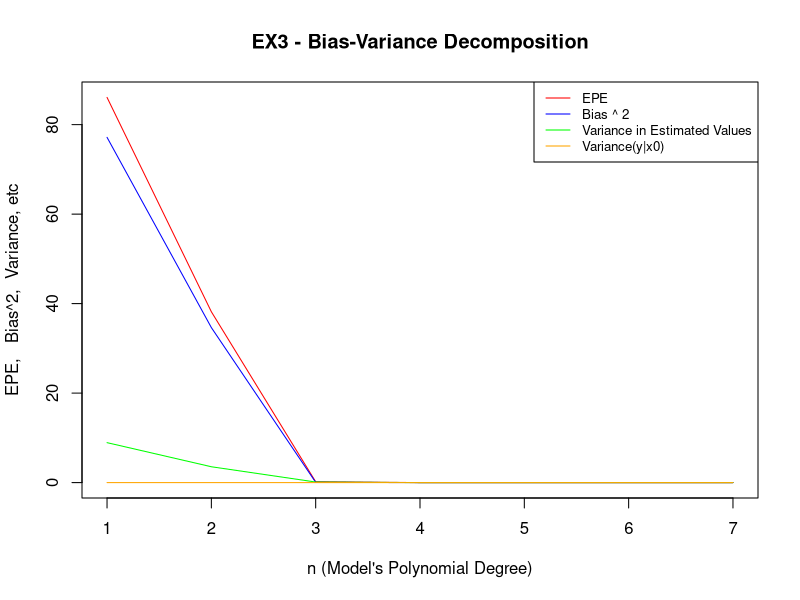

Generate this figure with R:
# Name: Omar Amr
# Matrikel-Nr: k11776960

set.seed(4000)

create_training_set <- function(set_size, start_value, end_value)
{
  return(runif(set_size, start_value, end_value))
}

evaluate_training_set <- function(training_set)
{
  return((0.6 * training_set ^ 4) + (2 * training_set ^ 3) - (8 * training_set ^ 2))
}

x <- create_training_set(200, -1, 3)
y <- evaluate_training_set(x)
noise <- rnorm(200, mean = 0, sd = sqrt(0.09))
y_with_noise <- y + noise

# plot(x,y_with_noise,col='blue',xlab='x',main='TODO')
# points(x,y,col='red')
######################################################

training_set <- create_training_set(4000, -1, 3)
x0_correct_value <- evaluate_training_set(1.8)
  
bias <- vector()
variance <- vector()
estimated_value_variance <- vector()
EPE <- vector()
for (n in seq(1, 7))
{
  bias_per_n <- vector()
  variance_per_n <- vector()
  variance_per_set <- vector()
  for (counter in seq(1, 200))
  {
    startIndex <- (20 * (counter - 1)) + 1
    endIndex <- startIndex + 19
    current_training_set <- training_set[startIndex: endIndex]
    current_training_set_results <- evaluate_training_set(current_training_set)
    model <- lm(current_training_set_results ~ poly(current_training_set,n))
    predicted_value <- predict(model, newdata = data.frame(current_training_set=1.8))
    bias_per_n[counter] <- predicted_value
    variance_per_n[counter] <- (predicted_value - mean(predicted_value)) ^ 2
    variance_per_set[counter] <- predicted_value
  }
  bias[n] <- (mean(bias_per_n) - x0_correct_value) ^ 2
  variance[n] <- mean(variance_per_n)
  estimated_value_variance[n] <- var(variance_per_set)
  EPE[n] <- bias[n] + variance[n] + estimated_value_variance[n]
}

plot(seq(1, 7), EPE, col='red', xlab="n (Model's Polynomial Degree)", ylab = "EPE,   Bias^2,  Variance, etc", main='EX3 - Bias-Variance Decomposition', type = "l")
lines(seq(1, 7), bias, col='blue')
lines(seq(1, 7), estimated_value_variance, col='green')
lines(seq(1, 7), variance, col='orange')
legend("topright", legend=c("EPE", "Bias ^ 2", "Variance in Estimated Values", "Variance(y|x0)"), col=c("red", "blue", "green", "orange"), lty=1:1, cex=0.8)
